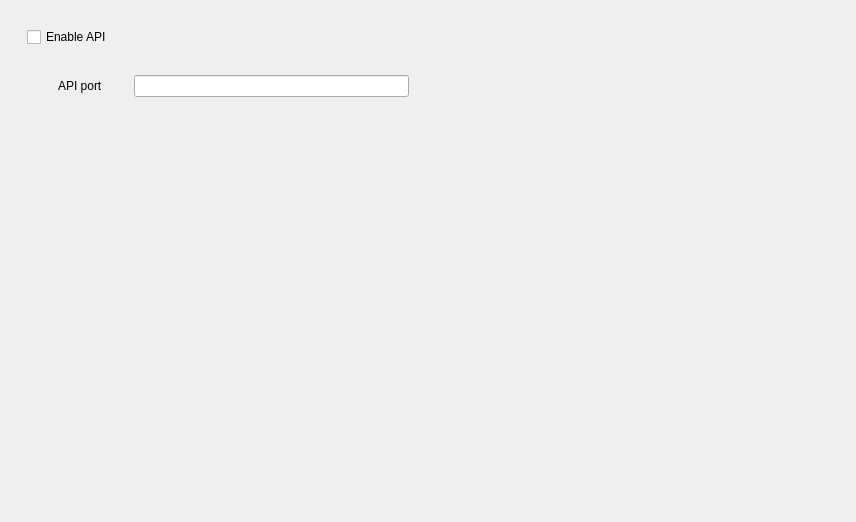
         <widget class="QWidget" name="responsive_scrollAreaContents">
          <property name="geometry">
           <rect>
            <x>0</x>
            <y>0</y>
            <width>856</width>
            <height>522</height>
           </rect>
          </property>
          <layout class="QHBoxLayout" name="horizontalLayout_3">
           <item>
            <widget class="QFrame" name="formLayoutLeft">
             <property name="sizePolicy">
              <sizepolicy hsizetype="Ignored" vsizetype="MinimumExpanding">
               <horstretch>0</horstretch>
               <verstretch>0</verstretch>
              </sizepolicy>
             </property>
             <layout class="QFormLayout" name="formLayout">
              <property name="horizontalSpacing">
               <number>28</number>
              </property>
              <property name="verticalSpacing">
               <number>28</number>
              </property>
              <property name="leftMargin">
               <number>16</number>
              </property>
              <property name="topMargin">
               <number>16</number>
              </property>
              <property name="rightMargin">
               <number>16</number>
              </property>
              <property name="bottomMargin">
               <number>16</number>
              </property>
              <item row="0" column="0" colspan="2">
               <widget class="QCheckBox" name="checkBoxEnableAPI">
                <property name="text">
                 <string comment="Checkbox Toggle">Enable API</string>
                </property>
               </widget>
              </item>
              <item row="1" column="0">
               <widget class="QLabel" name="labelApiPort">
                <property name="styleSheet">
                 <string notr="true">margin-left: 28px</string>
                </property>
                <property name="text">
                 <string comment="Textinput Title Label">API port</string>
                </property>
               </widget>
              </item>
              <item row="1" column="1">
               <widget class="QLineEdit" name="lineEditApiPort">
                <property name="text">
                 <string/>
                </property>
               </widget>
              </item>
             </layout>
            </widget>
           </item>
           <item>
            <widget class="QFrame" name="formLayoutRight">
             <property name="sizePolicy">
              <sizepolicy hsizetype="Ignored" vsizetype="MinimumExpanding">
               <horstretch>0</horstretch>
               <verstretch>0</verstretch>
              </sizepolicy>
             </property>
             <layout class="QFormLayout" name="formLayout_2">
              <property name="horizontalSpacing">
               <number>28</number>
              </property>
              <property name="verticalSpacing">
               <number>28</number>
              </property>
              <property name="leftMargin">
               <number>16</number>
              </property>
              <property name="topMargin">
               <number>16</number>
              </property>
              <property name="rightMargin">
               <number>16</number>
              </property>
              <property name="bottomMargin">
               <number>16</number>
              </property>
              <item row="0" column="0">
               <spacer name="horizontalSpacer_2">
                <property name="orientation">
                 <enum>Qt::Orientation::Horizontal</enum>
                </property>
                <property name="sizeHint" stdset="0">
                 <size>
                  <width>0</width>
                  <height>0</height>
                 </size>
                </property>
               </spacer>
              </item>
             </layout>
            </widget>
           </item>
          </layout>
         </widget>
